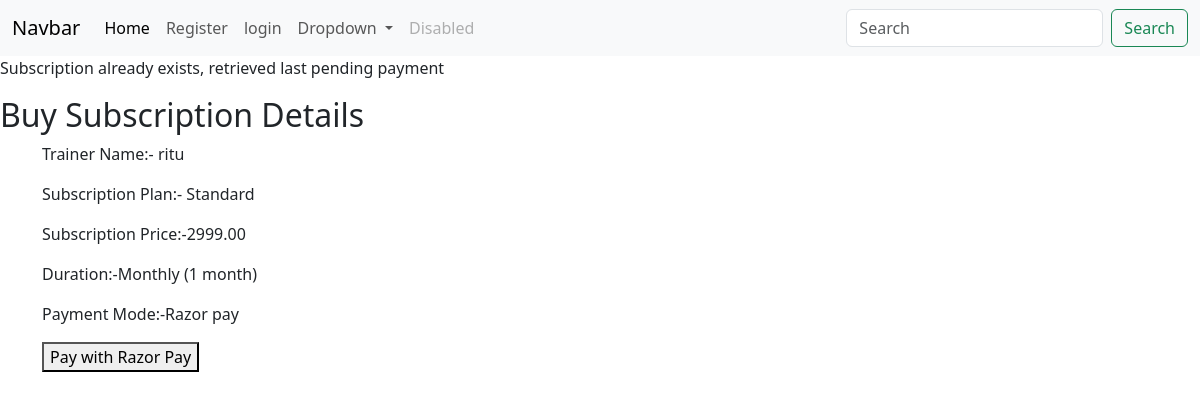
Screenshot of /Subscription/buy/2 (signed in) with the database file from the repository.
### subscription/models.py (models this page shows, shortened)
class SubscribedTrainer(models.Model):
    subscription_status_choices = [
        ('Active','Active'),
        ('Pending','Pending'),
        ('Expired','Expired'),
    ]
    payment_id = models.CharField(max_length=128, default='0',null=True)
    trainer = models.ForeignKey(Trainer,on_delete=models.DO_NOTHING)
    plan = models.ForeignKey(SubscriptionPlanTrainer,on_delete=models.DO_NOTHING)
    created_date = models.DateTimeField(auto_now_add=True)
    subscription_date = models.DateTimeField(null=True,blank=True)
    termination_date = models.DateTimeField(null=True,blank=True)
    last_update = models.DateTimeField(auto_now=True)
    subscription_status = models.CharField(choices=subscription_status_choices,max_length=50,default='Pending')
    class Meta:
        constraints = [
            models.UniqueConstraint(fields=['trainer','plan','subscription_status'],name='unique_date_subscription_trainer')
        ]

class SubscriptionPlanTrainer(models.Model):
    name=models.CharField(max_length=50)
    price = models.DecimalField(decimal_places=2,max_digits=6)
    duration = models.CharField(choices=duration_choices,max_length=50)
    features = RichTextField()

### account/models.py (models this page shows)
class Trainer(models.Model):
    user=models.OneToOneField(User,on_delete=models.CASCADE,related_name='trainer_profile')
    profile_image = models.ImageField(upload_to = 'profile_image/',null=True)
    phone_number = models.CharField( max_length=10,null=False,unique=True)
    dob = models.DateField(null=False)
    age = models.IntegerField(default=0)
    gender = models.CharField(max_length=10,choices=[('male','male'),('female','female'),('others','others')])
    created_at = models.DateTimeField(auto_now_add=True)
    certificate = models.FileField(null=False,upload_to="certificate_pdfs/")
    subscription = models.BooleanField(default= False)
    class Meta:
        permissions =[
            ('is_trainer','Is trainer')
        ]
    def __str__(self):
        return self.user.username

### subscription/views.py (the view, shortened to what this page needs)
# urls.py: path('buy/<int:plan_id>',BuySubscription.as_view(),name='buy_subscription'),
class BuySubscription(TrainerRequiredMixin,View):
    def get_or_create_subscription_data(self,request,plan_id):
        trainer_instance= get_object_or_404(Trainer,user=request.user)
        plan_instance= get_object_or_404(SubscriptionPlanTrainer,id=plan_id)
        print("===================>",trainer_instance)
        subscriber_info, created = SubscribedTrainer.objects.get_or_create(
        trainer=trainer_instance,
        plan=plan_instance,
        defaults={'subscription_status': 'Pending'}
        )
        return trainer_instance,plan_instance,subscriber_info,created
    def get(self,request,plan_id):
        data = self.get_or_create_subscription_data(request,plan_id)
        trainer_instance,plan_instance,subscriber_info,created = data
        if created:
            message.success(request, 'Subscription created successfully')
        else:
            message.error(request, 'Subscription already exists, retrieved last pending payment')
        return render(request,"subscription/subscription_buy.html",{'subscriber_info':subscriber_info})

### account/mixins.py (called while the page is built)
    def test_func(self):
        print("===========>test func of mixin")
        return self.request.user.has_perm('account.is_trainer')

### subscription/templates/subscription/subscription_buy.html (shortened to what this page needs)
{% extends "base.html" %}
{% block content %}
<h2>Buy Subscription Details</h2>
<div class="container bs-5">
    <p>Trainer Name:- {{subscriber_info.trainer.user.username}}</p>
    <p>Subscription Plan:- {{subscriber_info.plan.name}}</p>
    <P>Subscription Price:-{{subscriber_info.plan.price}}</P>
    <p>Duration:-{{subscriber_info.plan.get_duration_display}}</p>
    <P>Payment Mode:-Razor pay</P>
    <form method="post" action="{% url 'buy_subscription' subscriber_info.plan.id %}">
        <button type="submit">Pay with Razor Pay</button>
    </form>
</div>
{% endblock %}

### rows the page displays
SubscribedTrainer: trainer.user.username "ritu", plan.name "Standard", plan.price "2999.00", plan.duration "Monthly (1 month)"

### other values shown
{{ message }} "Subscription already exists, retrieved last pending payment"
